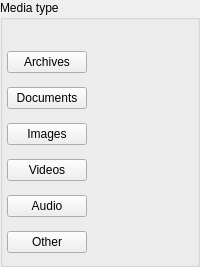
       <widget class="QGroupBox" name="wMediaType">
        <property name="title">
         <string>Media type</string>
        </property>
        <layout class="QVBoxLayout" name="wMediaTypeLayout">
         <property name="spacing">
          <number>0</number>
         </property>
         <property name="leftMargin">
          <number>4</number>
         </property>
         <property name="topMargin">
          <number>24</number>
         </property>
         <property name="rightMargin">
          <number>4</number>
         </property>
         <property name="bottomMargin">
          <number>4</number>
         </property>
         <item>
          <widget class="QFrame" name="fArchives">
           <property name="minimumSize">
            <size>
             <width>0</width>
             <height>36</height>
            </size>
           </property>
           <layout class="QHBoxLayout" name="horizontalLayout_3">
            <property name="spacing">
             <number>0</number>
            </property>
            <property name="leftMargin">
             <number>0</number>
            </property>
            <property name="topMargin">
             <number>0</number>
            </property>
            <property name="rightMargin">
             <number>0</number>
            </property>
            <property name="bottomMargin">
             <number>0</number>
            </property>
            <item>
             <widget class="QPushButton" name="bArchives">
              <property name="cursor">
               <cursorShape>PointingHandCursor</cursorShape>
              </property>
              <property name="text">
               <string>Archives</string>
              </property>
              <property name="icon">
               <iconset resource="../../../gui/Resources_macx.qrc">
                <normaloff>:/images/transfer_manager/sidebar/compressed_default.png</normaloff>:/images/transfer_manager/sidebar/compressed_default.png</iconset>
              </property>
              <property name="checkable">
               <bool>true</bool>
              </property>
              <property name="autoDefault">
               <bool>false</bool>
              </property>
              <property name="default_icon" stdset="0">
               <url>
                <string>qrc:/images/transfer_manager/sidebar/compressed_default.png</string>
               </url>
              </property>
             </widget>
            </item>
            <item>
             <spacer name="horizontalSpacer_7">
              <property name="orientation">
               <enum>Qt::Horizontal</enum>
              </property>
              <property name="sizeHint" stdset="0">
               <size>
                <width>40</width>
                <height>20</height>
               </size>
              </property>
             </spacer>
            </item>
            <item>
             <widget class="QLabel" name="lArchivesNb">
              <property name="enabled">
               <bool>true</bool>
              </property>
              <property name="sizePolicy">
               <sizepolicy hsizetype="MinimumExpanding" vsizetype="Fixed">
                <horstretch>0</horstretch>
                <verstretch>0</verstretch>
               </sizepolicy>
              </property>
              <property name="minimumSize">
               <size>
                <width>0</width>
                <height>24</height>
               </size>
              </property>
              <property name="maximumSize">
               <size>
                <width>16777215</width>
                <height>24</height>
               </size>
              </property>
              <property name="text">
               <string notr="true"/>
              </property>
             </widget>
            </item>
           </layout>
          </widget>
         </item>
         <item>
          <widget class="QFrame" name="fDocuments">
           <property name="minimumSize">
            <size>
             <width>0</width>
             <height>36</height>
            </size>
           </property>
           <layout class="QHBoxLayout" name="horizontalLayout_7">
            <property name="spacing">
             <number>0</number>
            </property>
            <property name="leftMargin">
             <number>0</number>
            </property>
            <property name="topMargin">
             <number>0</number>
            </property>
            <property name="rightMargin">
             <number>0</number>
            </property>
            <property name="bottomMargin">
             <number>0</number>
            </property>
            <item>
             <widget class="QPushButton" name="bDocuments">
              <property name="cursor">
               <cursorShape>PointingHandCursor</cursorShape>
              </property>
              <property name="text">
               <string>Documents</string>
              </property>
              <property name="icon">
               <iconset resource="../../../gui/Resources_macx.qrc">
                <normaloff>:/images/transfer_manager/sidebar/text_default.png</normaloff>:/images/transfer_manager/sidebar/text_default.png</iconset>
              </property>
              <property name="checkable">
               <bool>true</bool>
              </property>
              <property name="autoDefault">
               <bool>false</bool>
              </property>
              <property name="default_icon" stdset="0">
               <url>
                <string>qrc:/images/transfer_manager/sidebar/text_default.png</string>
               </url>
              </property>
             </widget>
            </item>
            <item>
             <spacer name="horizontalSpacer_8">
              <property name="orientation">
               <enum>Qt::Horizontal</enum>
              </property>
              <property name="sizeHint" stdset="0">
               <size>
                <width>40</width>
                <height>20</height>
               </size>
              </property>
             </spacer>
            </item>
            <item>
             <widget class="QLabel" name="lDocumentsNb">
              <property name="sizePolicy">
               <sizepolicy hsizetype="MinimumExpanding" vsizetype="Fixed">
                <horstretch>0</horstretch>
                <verstretch>0</verstretch>
               </sizepolicy>
              </property>
              <property name="minimumSize">
               <size>
                <width>0</width>
                <height>24</height>
               </size>
              </property>
              <property name="maximumSize">
               <size>
                <width>16777215</width>
                <height>24</height>
               </size>
              </property>
              <property name="text">
               <string notr="true"/>
              </property>
             </widget>
            </item>
           </layout>
          </widget>
         </item>
         <item>
          <widget class="QFrame" name="fImages">
           <property name="minimumSize">
            <size>
             <width>0</width>
             <height>36</height>
            </size>
           </property>
           <layout class="QHBoxLayout" name="horizontalLayout_8">
            <property name="spacing">
             <number>0</number>
            </property>
            <property name="leftMargin">
             <number>0</number>
            </property>
            <property name="topMargin">
             <number>0</number>
            </property>
            <property name="rightMargin">
             <number>0</number>
            </property>
            <property name="bottomMargin">
             <number>0</number>
            </property>
            <item>
             <widget class="QPushButton" name="bImages">
              <property name="cursor">
               <cursorShape>PointingHandCursor</cursorShape>
              </property>
              <property name="text">
               <string>Images</string>
              </property>
              <property name="icon">
               <iconset resource="../../../gui/Resources_macx.qrc">
                <normaloff>:/images/transfer_manager/sidebar/image_default.png</normaloff>:/images/transfer_manager/sidebar/image_default.png</iconset>
              </property>
              <property name="checkable">
               <bool>true</bool>
              </property>
              <property name="autoDefault">
               <bool>false</bool>
              </property>
              <property name="default_icon" stdset="0">
               <url>
                <string>qrc:/images/transfer_manager/sidebar/image_default.png</string>
               </url>
              </property>
             </widget>
            </item>
            <item>
             <spacer name="horizontalSpacer_9">
              <property name="orientation">
               <enum>Qt::Horizontal</enum>
              </property>
              <property name="sizeHint" stdset="0">
               <size>
                <width>40</width>
                <height>20</height>
               </size>
              </property>
             </spacer>
            </item>
            <item>
             <widget class="QLabel" name="lImagesNb">
              <property name="sizePolicy">
               <sizepolicy hsizetype="MinimumExpanding" vsizetype="Fixed">
                <horstretch>0</horstretch>
                <verstretch>0</verstretch>
               </sizepolicy>
              </property>
              <property name="minimumSize">
               <size>
                <width>0</width>
                <height>24</height>
               </size>
              </property>
              <property name="maximumSize">
               <size>
                <width>16777215</width>
                <height>24</height>
               </size>
              </property>
              <property name="text">
               <string notr="true"/>
              </property>
             </widget>
            </item>
           </layout>
          </widget>
         </item>
         <item>
          <widget class="QFrame" name="fVideos">
           <property name="minimumSize">
            <size>
             <width>0</width>
             <height>36</height>
            </size>
           </property>
           <layout class="QHBoxLayout" name="horizontalLayout_9">
            <property name="spacing">
             <number>0</number>
            </property>
            <property name="leftMargin">
             <number>0</number>
            </property>
            <property name="topMargin">
             <number>0</number>
            </property>
            <property name="rightMargin">
             <number>0</number>
            </property>
            <property name="bottomMargin">
             <number>0</number>
            </property>
            <item>
             <widget class="QPushButton" name="bVideos">
              <property name="cursor">
               <cursorShape>PointingHandCursor</cursorShape>
              </property>
              <property name="text">
               <string>Videos</string>
              </property>
              <property name="icon">
               <iconset resource="../../../gui/Resources_macx.qrc">
                <normaloff>:/images/transfer_manager/sidebar/video_default.png</normaloff>:/images/transfer_manager/sidebar/video_default.png</iconset>
              </property>
              <property name="checkable">
               <bool>true</bool>
              </property>
              <property name="autoDefault">
               <bool>false</bool>
              </property>
              <property name="default_icon" stdset="0">
               <url>
                <string>qrc:/images/transfer_manager/sidebar/video_default.png</string>
               </url>
              </property>
             </widget>
            </item>
            <item>
             <spacer name="horizontalSpacer_10">
              <property name="orientation">
               <enum>Qt::Horizontal</enum>
              </property>
              <property name="sizeHint" stdset="0">
               <size>
                <width>40</width>
                <height>20</height>
               </size>
              </property>
             </spacer>
            </item>
            <item>
             <widget class="QLabel" name="lVideosNb">
              <property name="sizePolicy">
               <sizepolicy hsizetype="MinimumExpanding" vsizetype="Fixed">
                <horstretch>0</horstretch>
                <verstretch>0</verstretch>
               </sizepolicy>
              </property>
              <property name="minimumSize">
               <size>
                <width>0</width>
                <height>24</height>
               </size>
              </property>
              <property name="maximumSize">
               <size>
                <width>16777215</width>
                <height>24</height>
               </size>
              </property>
              <property name="text">
               <string notr="true"/>
              </property>
             </widget>
            </item>
           </layout>
          </widget>
         </item>
         <item>
          <widget class="QFrame" name="fAudio">
           <property name="minimumSize">
            <size>
             <width>0</width>
             <height>36</height>
            </size>
           </property>
           <layout class="QHBoxLayout" name="horizontalLayout_6">
            <property name="spacing">
             <number>0</number>
            </property>
            <property name="leftMargin">
             <number>0</number>
            </property>
            <property name="topMargin">
             <number>0</number>
            </property>
            <property name="rightMargin">
             <number>0</number>
            </property>
            <property name="bottomMargin">
             <number>0</number>
            </property>
            <item>
             <widget class="QPushButton" name="bAudio">
              <property name="cursor">
               <cursorShape>PointingHandCursor</cursorShape>
              </property>
              <property name="text">
               <string>Audio</string>
              </property>
              <property name="icon">
               <iconset resource="../../../gui/Resources_macx.qrc">
                <normaloff>:/images/transfer_manager/sidebar/audio_default.png</normaloff>:/images/transfer_manager/sidebar/audio_default.png</iconset>
              </property>
              <property name="checkable">
               <bool>true</bool>
              </property>
              <property name="autoDefault">
               <bool>false</bool>
              </property>
              <property name="default_icon" stdset="0">
               <url>
                <string>qrc:/images/transfer_manager/sidebar/audio_default.png</string>
               </url>
              </property>
             </widget>
            </item>
            <item>
             <spacer name="horizontalSpacer_11">
              <property name="orientation">
               <enum>Qt::Horizontal</enum>
              </property>
              <property name="sizeHint" stdset="0">
               <size>
                <width>40</width>
                <height>20</height>
               </size>
              </property>
             </spacer>
            </item>
            <item>
             <widget class="QLabel" name="lAudioNb">
              <property name="sizePolicy">
               <sizepolicy hsizetype="MinimumExpanding" vsizetype="Fixed">
                <horstretch>0</horstretch>
                <verstretch>0</verstretch>
               </sizepolicy>
              </property>
              <property name="minimumSize">
               <size>
                <width>0</width>
                <height>24</height>
               </size>
              </property>
              <property name="maximumSize">
               <size>
                <width>16777215</width>
                <height>24</height>
               </size>
              </property>
              <property name="text">
               <string notr="true"/>
              </property>
             </widget>
            </item>
           </layout>
          </widget>
         </item>
         <item>
          <widget class="QFrame" name="fOther">
           <property name="minimumSize">
            <size>
             <width>0</width>
             <height>36</height>
            </size>
           </property>
           <layout class="QHBoxLayout" name="horizontalLayout_4">
            <property name="spacing">
             <number>0</number>
            </property>
            <property name="leftMargin">
             <number>0</number>
            </property>
            <property name="topMargin">
             <number>0</number>
            </property>
            <property name="rightMargin">
             <number>0</number>
            </property>
            <property name="bottomMargin">
             <number>0</number>
            </property>
            <item>
             <widget class="QPushButton" name="bOther">
              <property name="cursor">
               <cursorShape>PointingHandCursor</cursorShape>
              </property>
              <property name="text">
               <string>Other</string>
              </property>
              <property name="icon">
               <iconset resource="../../../gui/Resources_macx.qrc">
                <normaloff>:/images/transfer_manager/sidebar/generic_default.png</normaloff>:/images/transfer_manager/sidebar/generic_default.png</iconset>
              </property>
              <property name="checkable">
               <bool>true</bool>
              </property>
              <property name="autoDefault">
               <bool>false</bool>
              </property>
              <property name="default_icon" stdset="0">
               <url>
                <string>qrc:/images/transfer_manager/sidebar/generic_default.png</string>
               </url>
              </property>
             </widget>
            </item>
            <item>
             <spacer name="horizontalSpacer_12">
              <property name="orientation">
               <enum>Qt::Horizontal</enum>
              </property>
              <property name="sizeHint" stdset="0">
               <size>
                <width>40</width>
                <height>20</height>
               </size>
              </property>
             </spacer>
            </item>
            <item>
             <widget class="QLabel" name="lOtherNb">
              <property name="sizePolicy">
               <sizepolicy hsizetype="MinimumExpanding" vsizetype="Fixed">
                <horstretch>0</horstretch>
                <verstretch>0</verstretch>
               </sizepolicy>
              </property>
              <property name="minimumSize">
               <size>
                <width>0</width>
                <height>24</height>
               </size>
              </property>
              <property name="maximumSize">
               <size>
                <width>16777215</width>
                <height>24</height>
               </size>
              </property>
              <property name="text">
               <string notr="true"/>
              </property>
             </widget>
            </item>
           </layout>
          </widget>
         </item>
        </layout>
       </widget>
